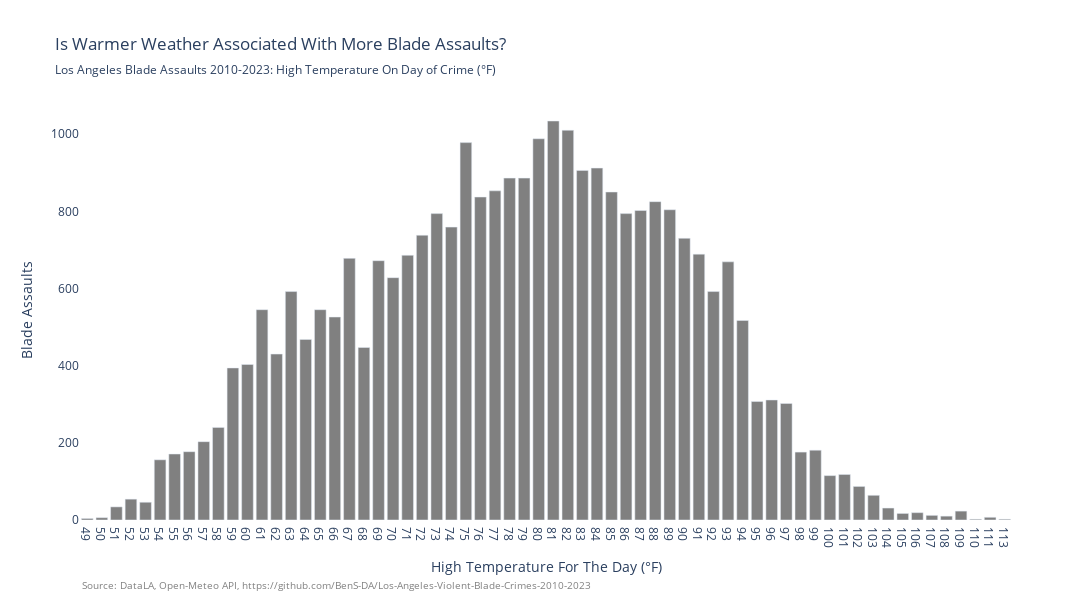

Notebook code for this chart:
### Code cell
# Looking at the activity by month, this begs the question of whether there is any relationship between
# the temperature and frequency of events.

rounded_degree = blade_adw['Temp Hi F'].round()
temp = rounded_degree.value_counts().sort_index()
temp_bar = px.bar(temp,x=temp.index, y = temp.values, title = 'Is Warmer Weather Associated With More Blade Assaults?',
                   subtitle = "Los Angeles Blade Assaults 2010-2023: High Temperature On Day of Crime (°F)",
                  text = temp.values, height = 600, width= 1100)
temp_bar.update_layout(xaxis_title = "High Temperature For The Day (°F)",yaxis_title="Blade Assaults")
temp_bar.update_xaxes(type='category')

temp_bar.update_layout(
    paper_bgcolor='rgba(0, 0, 0, 0)',
    plot_bgcolor='rgba(0, 0, 0, 0)'
)

temp_bar.update_traces(marker_color='grey')
temp_bar.update_traces(textposition='none') 

temp_bar.add_annotation(
    text=f"Source: DataLA, Open-Meteo API, https://github.com/BenS-DA/Los-Angeles-Violent-Blade-Crimes-2010-2023",
    showarrow=False,
    x=-0.0,
    y=-0.175,
    xref="paper",
    yref="paper",
    xanchor="left",
    yanchor="bottom",
    font=dict(size=10, color="grey"),
    align="left"
)

temp_bar.show()

### Figure 1 — Plotly figure (JSON) as saved in the notebook; plotly's stock layout.template omitted (floating-point values rounded to 4 significant figures)
{"data": [{"hovertemplate": "Temp Hi F=%{x}<br>y=%{y}<br>text=%{text}<extra></extra>", "legendgroup": "", "marker": {"color": "grey", "pattern": {"shape": ""}}, "name": "", "orientation": "v", "showlegend": false, "text": [4.0, 6.0, 34.0, 54.0, 46.0, 156.0, 171.0, 177.0, 203.0, 240.0, 394.0, 403.0, 545.0, 430.0, 592.0, 468.0, 545.0, 526.0, 678.0, 447.0, 672.0, 628.0, 686.0, 738.0, 794.0, 759.0, 978.0, 837.0, 853.0, 886.0, 886.0, 988.0, 1034.0, 1010.0, 906.0, 912.0, 850.0, 794.0, 802.0, 825.0, 804.0, 730.0, 689.0, 592.0, 669.0, 517.0, 307.0, 311.0, 302.0, 176.0, 181.0, 115.0, 118.0, 87.0, 64.0, 31.0, 17.0, 19.0, 12.0, 10.0, 23.0, 2.0, 7.0, 2.0], "textposition": "none", "type": "bar", "x": [49.0, 50.0, 51.0, 52.0, 53.0, 54.0, 55.0, 56.0, 57.0, 58.0, 59.0, 60.0, 61.0, 62.0, 63.0, 64.0, 65.0, 66.0, 67.0, 68.0, 69.0, 70.0, 71.0, 72.0, 73.0, 74.0, 75.0, 76.0, 77.0, 78.0, 79.0, 80.0, 81.0, 82.0, 83.0, 84.0, 85.0, 86.0, 87.0, 88.0, 89.0, 90.0, 91.0, 92.0, 93.0, 94.0, 95.0, 96.0, 97.0, 98.0, 99.0, 100.0, 101.0, 102.0, 103.0, 104.0, 105.0, 106.0, 107.0, 108.0, 109.0, 110.0, 111.0, 113.0], "xaxis": "x", "y": [4, 6, 34, 54, 46, 156, 171, 177, 203, 240, 394, 403, 545, 430, 592, 468, 545, 526, 678, 447, 672, 628, 686, 738, 794, 759, 978, 837, 853, 886, 886, 988, 1034, 1010, 906, 912, 850, 794, 802, 825, 804, 730, 689, 592, 669, 517, 307, 311, 302, 176, 181, 115, 118, 87, 64, 31, 17, 19, 12, 10, 23, 2, 7, 2], "yaxis": "y"}], "layout": {"annotations": [{"align": "left", "font": {"color": "grey", "size": 10}, "showarrow": false, "text": "Source: DataLA, Open-Meteo API, https://github.com/BenS-DA/Los-Angeles-Violent-Blade-Crimes-2010-2023", "x": 0, "xanchor": "left", "xref": "paper", "y": -0.175, "yanchor": "bottom", "yref": "paper"}], "barmode": "relative", "height": 600, "legend": {"tracegroupgap": 0}, "paper_bgcolor": "rgba(0, 0, 0, 0)", "plot_bgcolor": "rgba(0, 0, 0, 0)", "title": {"subtitle": {"text": "Los Angeles Blade Assaults 2010-2023: High Temperature On Day of Crime (°F)"}, "text": "Is Warmer Weather Associated With More Blade Assaults?"}, "width": 1100, "xaxis": {"anchor": "y", "domain": [0, 1], "title": {"text": "High Temperature For The Day (°F)"}, "type": "category"}, "yaxis": {"anchor": "x", "domain": [0, 1], "title": {"text": "Blade Assaults"}}}}
